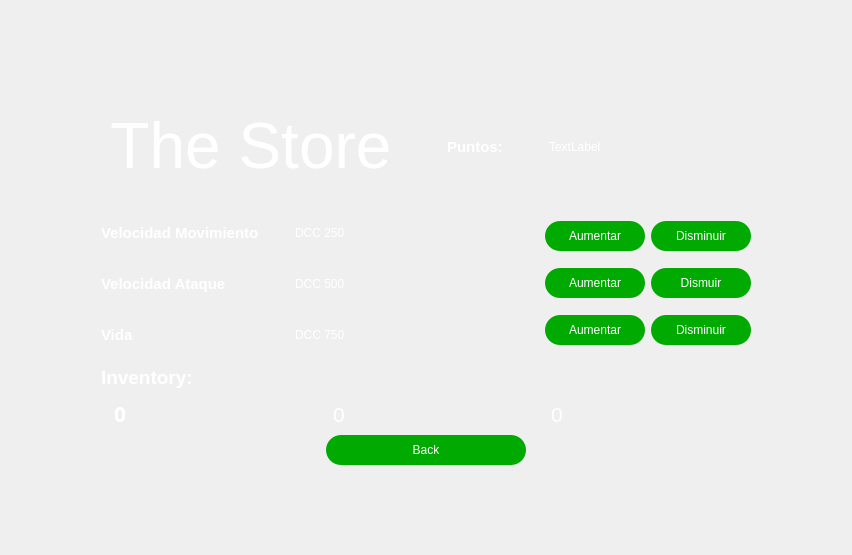
<?xml version="1.0" encoding="UTF-8"?>
<ui version="4.0">
 <class>MainWindow</class>
 <widget class="QMainWindow" name="MainWindow">
  <property name="geometry">
   <rect>
    <x>0</x>
    <y>0</y>
    <width>852</width>
    <height>555</height>
   </rect>
  </property>
  <property name="windowTitle">
   <string>MainWindow</string>
  </property>
  <widget class="QWidget" name="centralwidget">
   <layout class="QGridLayout" name="gridLayout_3">
    <item row="1" column="1">
     <layout class="QHBoxLayout" name="horizontalLayout_2">
      <property name="sizeConstraint">
       <enum>QLayout::SetMaximumSize</enum>
      </property>
      <item>
       <widget class="QLabel" name="label">
        <property name="minimumSize">
         <size>
          <width>300</width>
          <height>90</height>
         </size>
        </property>
        <property name="maximumSize">
         <size>
          <width>300</width>
          <height>100</height>
         </size>
        </property>
        <property name="styleSheet">
         <string notr="true">QLabel{

color: white


}</string>
        </property>
        <property name="text">
         <string>&lt;html&gt;&lt;head/&gt;&lt;body&gt;&lt;p align=&quot;center&quot;&gt;&lt;span style=&quot; font-size:48pt;&quot;&gt;The Store&lt;/span&gt;&lt;/p&gt;&lt;/body&gt;&lt;/html&gt;</string>
        </property>
       </widget>
      </item>
      <item>
       <layout class="QHBoxLayout" name="horizontalLayout">
        <item>
         <spacer name="horizontalSpacer_3">
          <property name="orientation">
           <enum>Qt::Horizontal</enum>
          </property>
          <property name="sizeHint" stdset="0">
           <size>
            <width>40</width>
            <height>20</height>
           </size>
          </property>
         </spacer>
        </item>
        <item>
         <layout class="QVBoxLayout" name="verticalLayout_4">
          <property name="rightMargin">
           <number>20</number>
          </property>
          <item>
           <spacer name="verticalSpacer_2">
            <property name="orientation">
             <enum>Qt::Vertical</enum>
            </property>
            <property name="sizeType">
             <enum>QSizePolicy::Maximum</enum>
            </property>
            <property name="sizeHint" stdset="0">
             <size>
              <width>20</width>
              <height>40</height>
             </size>
            </property>
           </spacer>
          </item>
          <item>
           <widget class="QLabel" name="label_5">
            <property name="maximumSize">
             <size>
              <width>70</width>
              <height>20</height>
             </size>
            </property>
            <property name="font">
             <font>
              <pointsize>11</pointsize>
              <weight>75</weight>
              <bold>true</bold>
             </font>
            </property>
            <property name="styleSheet">
             <string notr="true">QLabel{

color: white


}</string>
            </property>
            <property name="text">
             <string>Puntos:</string>
            </property>
           </widget>
          </item>
          <item>
           <spacer name="verticalSpacer">
            <property name="orientation">
             <enum>Qt::Vertical</enum>
            </property>
            <property name="sizeType">
             <enum>QSizePolicy::Maximum</enum>
            </property>
            <property name="sizeHint" stdset="0">
             <size>
              <width>20</width>
              <height>40</height>
             </size>
            </property>
           </spacer>
          </item>
         </layout>
        </item>
        <item>
         <layout class="QVBoxLayout" name="verticalLayout_5">
          <property name="sizeConstraint">
           <enum>QLayout::SetMaximumSize</enum>
          </property>
          <property name="leftMargin">
           <number>20</number>
          </property>
          <property name="topMargin">
           <number>10</number>
          </property>
          <property name="rightMargin">
           <number>150</number>
          </property>
          <property name="bottomMargin">
           <number>10</number>
          </property>
          <item>
           <spacer name="verticalSpacer_5">
            <property name="orientation">
             <enum>Qt::Vertical</enum>
            </property>
            <property name="sizeType">
             <enum>QSizePolicy::Maximum</enum>
            </property>
            <property name="sizeHint" stdset="0">
             <size>
              <width>20</width>
              <height>40</height>
             </size>
            </property>
           </spacer>
          </item>
          <item>
           <widget class="QLabel" name="puntos">
            <property name="maximumSize">
             <size>
              <width>100</width>
              <height>16777215</height>
             </size>
            </property>
            <property name="styleSheet">
             <string notr="true">QLabel{

color: white


}</string>
            </property>
            <property name="text">
             <string>TextLabel</string>
            </property>
           </widget>
          </item>
          <item>
           <spacer name="verticalSpacer_3">
            <property name="orientation">
             <enum>Qt::Vertical</enum>
            </property>
            <property name="sizeType">
             <enum>QSizePolicy::Maximum</enum>
            </property>
            <property name="sizeHint" stdset="0">
             <size>
              <width>20</width>
              <height>40</height>
             </size>
            </property>
           </spacer>
          </item>
         </layout>
        </item>
       </layout>
      </item>
     </layout>
    </item>
    <item row="0" column="1">
     <spacer name="verticalSpacer_6">
      <property name="orientation">
       <enum>Qt::Vertical</enum>
      </property>
      <property name="sizeType">
       <enum>QSizePolicy::Expanding</enum>
      </property>
      <property name="sizeHint" stdset="0">
       <size>
        <width>20</width>
        <height>10</height>
       </size>
      </property>
     </spacer>
    </item>
    <item row="5" column="1">
     <layout class="QHBoxLayout" name="horizontalLayout_5">
      <item>
       <widget class="QLabel" name="label_12">
        <property name="maximumSize">
         <size>
          <width>30</width>
          <height>30</height>
         </size>
        </property>
        <property name="text">
         <string/>
        </property>
        <property name="pixmap">
         <pixmap>Assets/speed.png</pixmap>
        </property>
        <property name="scaledContents">
         <bool>true</bool>
        </property>
       </widget>
      </item>
      <item>
       <widget class="QLabel" name="cant_correr">
        <property name="font">
         <font>
          <family>Malgun Gothic Semilight</family>
          <pointsize>16</pointsize>
          <weight>75</weight>
          <bold>true</bold>
         </font>
        </property>
        <property name="styleSheet">
         <string notr="true">QLabel{

color: white


}</string>
        </property>
        <property name="text">
         <string>0</string>
        </property>
       </widget>
      </item>
      <item>
       <spacer name="horizontalSpacer_4">
        <property name="orientation">
         <enum>Qt::Horizontal</enum>
        </property>
        <property name="sizeHint" stdset="0">
         <size>
          <width>40</width>
          <height>20</height>
         </size>
        </property>
       </spacer>
      </item>
      <item>
       <widget class="QLabel" name="label_10">
        <property name="maximumSize">
         <size>
          <width>30</width>
          <height>30</height>
         </size>
        </property>
        <property name="text">
         <string/>
        </property>
        <property name="pixmap">
         <pixmap>Assets/atack.png</pixmap>
        </property>
        <property name="scaledContents">
         <bool>true</bool>
        </property>
       </widget>
      </item>
      <item>
       <widget class="QLabel" name="cant_atacar">
        <property name="font">
         <font>
          <pointsize>16</pointsize>
         </font>
        </property>
        <property name="styleSheet">
         <string notr="true">QLabel{

color: white


}</string>
        </property>
        <property name="text">
         <string>0</string>
        </property>
       </widget>
      </item>
      <item>
       <spacer name="horizontalSpacer_5">
        <property name="orientation">
         <enum>Qt::Horizontal</enum>
        </property>
        <property name="sizeHint" stdset="0">
         <size>
          <width>40</width>
          <height>20</height>
         </size>
        </property>
       </spacer>
      </item>
      <item>
       <widget class="QLabel" name="label_13">
        <property name="maximumSize">
         <size>
          <width>30</width>
          <height>30</height>
         </size>
        </property>
        <property name="text">
         <string/>
        </property>
        <property name="pixmap">
         <pixmap>Assets/vida.png</pixmap>
        </property>
        <property name="scaledContents">
         <bool>true</bool>
        </property>
       </widget>
      </item>
      <item>
       <widget class="QLabel" name="cant_vida">
        <property name="font">
         <font>
          <pointsize>16</pointsize>
         </font>
        </property>
        <property name="styleSheet">
         <string notr="true">QLabel{

color: white


}</string>
        </property>
        <property name="text">
         <string>0</string>
        </property>
       </widget>
      </item>
      <item>
       <spacer name="horizontalSpacer_6">
        <property name="orientation">
         <enum>Qt::Horizontal</enum>
        </property>
        <property name="sizeHint" stdset="0">
         <size>
          <width>40</width>
          <height>20</height>
         </size>
        </property>
       </spacer>
      </item>
     </layout>
    </item>
    <item row="2" column="1">
     <layout class="QHBoxLayout" name="horizontalLayout_4">
      <item>
       <layout class="QVBoxLayout" name="verticalLayout_6">
        <property name="rightMargin">
         <number>30</number>
        </property>
        <item>
         <widget class="QLabel" name="label_8">
          <property name="font">
           <font>
            <pointsize>11</pointsize>
            <weight>75</weight>
            <bold>true</bold>
           </font>
          </property>
          <property name="styleSheet">
           <string notr="true">QLabel{

color: white


}</string>
          </property>
          <property name="text">
           <string>Velocidad Movimiento</string>
          </property>
         </widget>
        </item>
        <item>
         <widget class="QLabel" name="label_9">
          <property name="font">
           <font>
            <pointsize>11</pointsize>
            <weight>75</weight>
            <bold>true</bold>
           </font>
          </property>
          <property name="styleSheet">
           <string notr="true">QLabel{

color: white


}</string>
          </property>
          <property name="text">
           <string>Velocidad Ataque</string>
          </property>
         </widget>
        </item>
        <item>
         <widget class="QLabel" name="label_7">
          <property name="font">
           <font>
            <pointsize>11</pointsize>
            <weight>75</weight>
            <bold>true</bold>
           </font>
          </property>
          <property name="styleSheet">
           <string notr="true">QLabel{

color: white


}</string>
          </property>
          <property name="text">
           <string>Vida</string>
          </property>
         </widget>
        </item>
       </layout>
      </item>
      <item>
       <layout class="QVBoxLayout" name="verticalLayout">
        <item>
         <widget class="QLabel" name="label_3">
          <property name="styleSheet">
           <string notr="true">QLabel{

color: white


}</string>
          </property>
          <property name="text">
           <string>DCC 250</string>
          </property>
         </widget>
        </item>
        <item>
         <widget class="QLabel" name="label_4">
          <property name="styleSheet">
           <string notr="true">QLabel{

color: white


}</string>
          </property>
          <property name="text">
           <string>DCC 500</string>
          </property>
         </widget>
        </item>
        <item>
         <widget class="QLabel" name="label_2">
          <property name="styleSheet">
           <string notr="true">QLabel{

color: white


}</string>
          </property>
          <property name="text">
           <string>DCC 750</string>
          </property>
         </widget>
        </item>
       </layout>
      </item>
      <item>
       <layout class="QVBoxLayout" name="verticalLayout_7">
        <property name="rightMargin">
         <number>0</number>
        </property>
        <property name="bottomMargin">
         <number>10</number>
        </property>
        <item alignment="Qt::AlignHCenter">
         <widget class="QLabel" name="drag1">
          <property name="minimumSize">
           <size>
            <width>40</width>
            <height>40</height>
           </size>
          </property>
          <property name="maximumSize">
           <size>
            <width>40</width>
            <height>40</height>
           </size>
          </property>
          <property name="cursor">
           <cursorShape>ArrowCursor</cursorShape>
          </property>
          <property name="mouseTracking">
           <bool>true</bool>
          </property>
          <property name="focusPolicy">
           <enum>Qt::ClickFocus</enum>
          </property>
          <property name="contextMenuPolicy">
           <enum>Qt::DefaultContextMenu</enum>
          </property>
          <property name="acceptDrops">
           <bool>true</bool>
          </property>
          <property name="toolTip">
           <string notr="true"/>
          </property>
          <property name="statusTip">
           <string notr="true"/>
          </property>
          <property name="text">
           <string/>
          </property>
          <property name="pixmap">
           <pixmap>Assets/speed.png</pixmap>
          </property>
          <property name="scaledContents">
           <bool>true</bool>
          </property>
          <property name="openExternalLinks">
           <bool>false</bool>
          </property>
          <property name="tabletTracking" stdset="0">
           <bool>true</bool>
          </property>
         </widget>
        </item>
        <item alignment="Qt::AlignHCenter">
         <widget class="QLabel" name="drag2">
          <property name="minimumSize">
           <size>
            <width>50</width>
            <height>50</height>
           </size>
          </property>
          <property name="maximumSize">
           <size>
            <width>50</width>
            <height>50</height>
           </size>
          </property>
          <property name="mouseTracking">
           <bool>true</bool>
          </property>
          <property name="acceptDrops">
           <bool>true</bool>
          </property>
          <property name="statusTip">
           <string notr="true"/>
          </property>
          <property name="text">
           <string/>
          </property>
          <property name="pixmap">
           <pixmap>Assets/atack.png</pixmap>
          </property>
          <property name="scaledContents">
           <bool>true</bool>
          </property>
          <property name="wordWrap">
           <bool>true</bool>
          </property>
          <property name="openExternalLinks">
           <bool>true</bool>
          </property>
          <property name="textInteractionFlags">
           <set>Qt::LinksAccessibleByKeyboard|Qt::LinksAccessibleByMouse|Qt::TextBrowserInteraction|Qt::TextEditable|Qt::TextEditorInteraction|Qt::TextSelectableByKeyboard|Qt::TextSelectableByMouse</set>
          </property>
         </widget>
        </item>
        <item alignment="Qt::AlignHCenter">
         <widget class="QLabel" name="drag3">
          <property name="minimumSize">
           <size>
            <width>35</width>
            <height>35</height>
           </size>
          </property>
          <property name="maximumSize">
           <size>
            <width>35</width>
            <height>35</height>
           </size>
          </property>
          <property name="mouseTracking">
           <bool>true</bool>
          </property>
          <property name="acceptDrops">
           <bool>true</bool>
          </property>
          <property name="text">
           <string/>
          </property>
          <property name="pixmap">
           <pixmap>Assets/vida.png</pixmap>
          </property>
          <property name="scaledContents">
           <bool>true</bool>
          </property>
          <property name="openExternalLinks">
           <bool>false</bool>
          </property>
         </widget>
        </item>
       </layout>
      </item>
      <item>
       <layout class="QVBoxLayout" name="verticalLayout_2">
        <item>
         <widget class="QPushButton" name="sub_correr">
          <property name="maximumSize">
           <size>
            <width>100</width>
            <height>30</height>
           </size>
          </property>
          <property name="styleSheet">
           <string notr="true">QPushButton{
color: rgb(255, 255, 255);
background: rgb(0, 170, 0);
border-radius: 15px;



}</string>
          </property>
          <property name="text">
           <string>Aumentar</string>
          </property>
         </widget>
        </item>
        <item>
         <widget class="QPushButton" name="sub_atacar">
          <property name="maximumSize">
           <size>
            <width>100</width>
            <height>30</height>
           </size>
          </property>
          <property name="styleSheet">
           <string notr="true">QPushButton{
color: rgb(255, 255, 255);
background: rgb(0, 170, 0);
border-radius: 15px;



}</string>
          </property>
          <property name="text">
           <string>Aumentar</string>
          </property>
         </widget>
        </item>
        <item>
         <widget class="QPushButton" name="sub_vida">
          <property name="maximumSize">
           <size>
            <width>100</width>
            <height>30</height>
           </size>
          </property>
          <property name="styleSheet">
           <string notr="true">QPushButton{
color: rgb(255, 255, 255);
background: rgb(0, 170, 0);
border-radius: 15px;



}</string>
          </property>
          <property name="text">
           <string>Aumentar</string>
          </property>
         </widget>
        </item>
       </layout>
      </item>
      <item>
       <layout class="QVBoxLayout" name="verticalLayout_3">
        <item>
         <widget class="QPushButton" name="dis_correr">
          <property name="maximumSize">
           <size>
            <width>100</width>
            <height>30</height>
           </size>
          </property>
          <property name="styleSheet">
           <string notr="true">QPushButton{
color: rgb(255, 255, 255);
background: rgb(0, 170, 0);
border-radius: 15px;



}</string>
          </property>
          <property name="text">
           <string>Disminuir</string>
          </property>
         </widget>
        </item>
        <item>
         <widget class="QPushButton" name="dis_atacar">
          <property name="maximumSize">
           <size>
            <width>100</width>
            <height>30</height>
           </size>
          </property>
          <property name="styleSheet">
           <string notr="true">QPushButton{
color: rgb(255, 255, 255);
background: rgb(0, 170, 0);
border-radius: 15px;



}</string>
          </property>
          <property name="text">
           <string>Dismuir</string>
          </property>
         </widget>
        </item>
        <item>
         <widget class="QPushButton" name="dis_vida">
          <property name="maximumSize">
           <size>
            <width>100</width>
            <height>30</height>
           </size>
          </property>
          <property name="styleSheet">
           <string notr="true">QPushButton{
color: rgb(255, 255, 255);
background: rgb(0, 170, 0);
border-radius: 15px;



}</string>
          </property>
          <property name="text">
           <string>Disminuir</string>
          </property>
         </widget>
        </item>
       </layout>
      </item>
     </layout>
    </item>
    <item row="3" column="1">
     <widget class="QLabel" name="label_18">
      <property name="minimumSize">
       <size>
        <width>0</width>
        <height>30</height>
       </size>
      </property>
      <property name="maximumSize">
       <size>
        <width>200</width>
        <height>30</height>
       </size>
      </property>
      <property name="styleSheet">
       <string notr="true">QLabel{

color: white


}</string>
      </property>
      <property name="text">
       <string>&lt;html&gt;&lt;head/&gt;&lt;body&gt;&lt;p&gt;&lt;span style=&quot; font-size:14pt; font-weight:600;&quot;&gt;Inventory:&lt;/span&gt;&lt;/p&gt;&lt;/body&gt;&lt;/html&gt;</string>
      </property>
     </widget>
    </item>
    <item row="1" column="3">
     <spacer name="horizontalSpacer_2">
      <property name="orientation">
       <enum>Qt::Horizontal</enum>
      </property>
      <property name="sizeHint" stdset="0">
       <size>
        <width>40</width>
        <height>20</height>
       </size>
      </property>
     </spacer>
    </item>
    <item row="1" column="0">
     <spacer name="horizontalSpacer">
      <property name="orientation">
       <enum>Qt::Horizontal</enum>
      </property>
      <property name="sizeHint" stdset="0">
       <size>
        <width>40</width>
        <height>20</height>
       </size>
      </property>
     </spacer>
    </item>
    <item row="6" column="1">
     <layout class="QHBoxLayout" name="horizontalLayout_6">
      <item>
       <widget class="QPushButton" name="back_but">
        <property name="minimumSize">
         <size>
          <width>200</width>
          <height>30</height>
         </size>
        </property>
        <property name="maximumSize">
         <size>
          <width>200</width>
          <height>30</height>
         </size>
        </property>
        <property name="styleSheet">
         <string notr="true">QPushButton{
color: rgb(255, 255, 255);
background: rgb(0, 170, 0);
border-radius: 15px;



}</string>
        </property>
        <property name="text">
         <string>Back</string>
        </property>
       </widget>
      </item>
     </layout>
    </item>
    <item row="7" column="1">
     <spacer name="verticalSpacer_4">
      <property name="orientation">
       <enum>Qt::Vertical</enum>
      </property>
      <property name="sizeHint" stdset="0">
       <size>
        <width>20</width>
        <height>40</height>
       </size>
      </property>
     </spacer>
    </item>
   </layout>
  </widget>
 </widget>
 <resources/>
 <connections/>
</ui>
